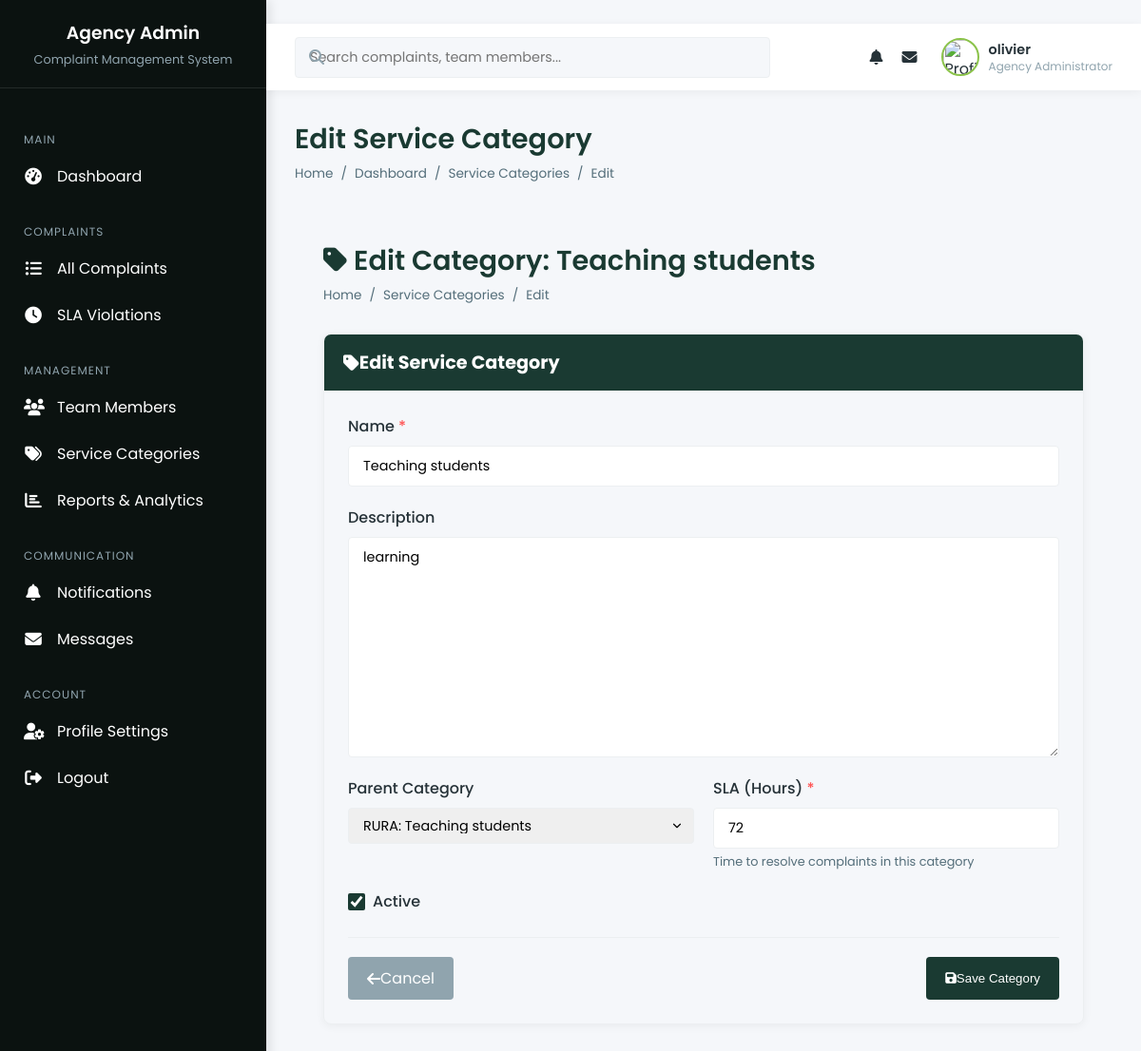
The app's page /service-categories/2/edit/ (signed in) with its own data.
### citizen_management/models.py (models this page shows, shortened)
class User(AbstractUser):
    ROLE_CHOICES = [
        ('citizen', 'Citizen'),
        ('agent', 'Agency Agent'),
        ('agency_admin', 'Agency Administrator'),
        ('super_admin', 'System Administrator'),
    ]
    role = models.CharField(max_length=20, choices=ROLE_CHOICES, default='citizen')
    phone = models.CharField(max_length=20, blank=True)
    profile_picture = models.ImageField(upload_to='profiles/', blank=True)
    email_verified\
        = models.BooleanField(default=False)
    last_login_ip = models.GenericIPAddressField(blank=True, null=True)

class ServiceCategory(models.Model):
    name = models.CharField(max_length=100)
    description = models.TextField(blank=True)
    agency = models.ForeignKey(
        GovernmentAgency,
        on_delete=models.SET_NULL,
        null=True,
        blank=True,
        related_name='categories'
    )
    parent = models.ForeignKey(
        'self',
        on_delete=models.SET_NULL,
        null=True,
        blank=True,
        related_name='subcategories'
    )
    sla_hours = models.PositiveIntegerField(
        default=72,
        help_text="Service Level Agreement - hours to respond"
    )
    is_active = models.BooleanField(default=True)
    class Meta:
        verbose_name_plural = "Service Categories"
        ordering = ['agency__name', 'name']
    def __str__(self):
        return f"{self.agency.short_code if self.agency else 'System'}: {self.name}"

### citizen_management/views.py (the view, shortened to what this page needs)
# urls.py: path('service-categories/<int:pk>/edit/', views.ServiceCategoryUpdateView.as_view(), name='agency_service_category_edit'),
class ServiceCategoryUpdateView(LoginRequiredMixin, AgencyAdminRequiredMixin, UpdateView):
    model = ServiceCategory
    form_class = ServiceCategoryForm
    template_name = 'agency_admin/service_category_form.html'
    success_url = reverse_lazy('agency_service_categories')
    def get_queryset(self):
        return ServiceCategory.objects.filter(agency=GovernmentAgency.objects.get(assigned_user=self.request.user))

### templates/agency_admin/service_category_form.html (shortened to what this page needs)
﻿{% extends "agency_admin/base.html" %}
{% block page_title %}{% if form.instance.pk %}Edit{% else %}Add{% endif %} Service Category{% endblock %}
{% block breadcrumbs %}
<li><a href="{% url 'agency_admin_dashboard' %}">Dashboard</a></li>
<li><a href="{% url 'agency_service_categories' %}">Service Categories</a></li>
<li>{% if form.instance.pk %}Edit{% else %}Add{% endif %}</li>
{% endblock %}
{% block content %}
<div class="content-wrapper">
    <div class="content-header">
        <div class="content-title">
            <h1>
                <i class="fas fa-tag mr-2"></i>
                {% if form.instance.pk %}
                Edit Category: {{ form.instance.name }}
                {% else %}
                Add New Service Category
                {% endif %}
            </h1>
            <ul class="breadcrumb">
                <li><a href="{% url 'agency_admin_dashboard' %}">Home</a></li>
                <li><a href="{% url 'agency_service_categories' %}">Service Categories</a></li>
                <li>{% if form.instance.pk %}Edit{% else %}Add{% endif %}</li>
            </ul>
        </div>
    </div>
    <div class="card" style="max-width: 800px; margin: 0 auto; border: 1px solid var(--border-light); border-radius: 8px; overflow: hidden; box-shadow: 0 2px 10px rgba(0,0,0,0.05);">
        <div class="card-header" style="background-color: var(--primary-color); color: white; padding: 15px 20px;">
            <h3 style="margin: 0; font-size: 1.2rem; display: flex; align-items: center;">
                <i class="fas fa-tag mr-2"></i>
                {% if form.instance.pk %}
                Edit Service Category
                {% else %}
                Create New Service Category
                {% endif %}
            </h3>
        </div>
        <div class="card-body" style="padding: 25px;">
            <form method="post" style="margin: 0;">
                <div style="margin-bottom: 20px;">
                    <label style="display: block; margin-bottom: 8px; font-weight: 500; color: var(--text-dark);">
                        Name <span style="color: var(--error-color);">*</span>
                    </label>
                    {{ form.name }}
                </div>
                <div style="margin-bottom: 20px;">
                    <label style="display: block; margin-bottom: 8px; font-weight: 500; color: var(--text-dark);">
                        Description
                    </label>
                    {{ form.description }}
                </div>
                <div style="display: flex; gap: 20px; margin-bottom: 20px;">
                    <div style="flex: 1;">
                        <label style="display: block; margin-bottom: 8px; font-weight: 500; color: var(--text-dark);">
                            Parent Category
                        </label>
                        {{ form.parent }}
                    </div>
                    <div style="flex: 1;">
                        <label style="display: block; margin-bottom: 8px; font-weight: 500; color: var(--text-dark);">
                            SLA (Hours) <span style="color: var(--error-color);">*</span>
                        </label>
                        {{ form.sla_hours }}
                        <div style="font-size: 0.8rem; color: var(--text-medium); margin-top: 5px;">
                            Time to resolve complaints in this category
                        </div>
                    </div>
                </div>
                <div style="margin-bottom: 25px; display: flex; align-items: center;">
                    {{ form.is_active }}
                    <label for="id_is_active" style="margin-left: 8px; font-weight: 500; color: var(--text-dark); cursor: pointer;">
                        Active
                    </label>
                </div>
                <div style="display: flex; justify-content: space-between; border-top: 1px solid var(--border-light); padding-top: 20px;">
                    <a href="{% url 'agency_service_categories' %}" style="padding: 10px 20px; background-color: var(--text-light); color: white; border-radius: 4px; text-decoration: none; display: inline-flex; align-items: center;">
                        <i class="fas fa-arrow-left mr-2"></i> Cancel
                    </a>
                    <button type="submit" style="padding: 10px 20px; background-color: var(--primary-color); color: white; border: none; border-radius: 4px; cursor: pointer; display: inline-flex; align-items: center;">
                        <i class="fas fa-save mr-2"></i> Save Category
                    </button>
                </div>
            </form>
        </div>
    </div>
</div>
{% endblock %}

### templates/agency_admin/base.html (shortened to what this page needs)
﻿<!DOCTYPE html>
{% load static %}
<html lang="en">
<head>
    <link rel="stylesheet" href="https://cdnjs.cloudflare.com/ajax/libs/font-awesome/6.4.0/css/all.min.css">
</head>
<body>
    <div class="app-container">
        <aside class="sidebar">
            <div class="sidebar-header">
                <h3>{{ user.assigned_agency.name|default:"Agency" }} Admin</h3>
                <p>Complaint Management System</p>
            </div>
            <div class="sidebar-menu">
                <div class="menu-category">Main</div>
                <a href="{% url 'agency_admin_dashboard' %}" class="menu-item {% if request.resolver_match.url_name == 'agency_admin_dashboard' %}active{% endif %}">
                    <i class="fas fa-tachometer-alt"></i>
                    <span>Dashboard</span>
                </a>
                <div class="menu-category">Complaints</div>
                <a href="{% url 'agency_complaint_list' %}" class="menu-item {% if request.resolver_match.url_name == 'agency_complaint_list' %}active{% endif %}">
                    <i class="fas fa-list-ul"></i>
                    <span>All Complaints</span>
                </a>
                <a href="{% url 'agency_sla_violations' %}" class="menu-item {% if request.resolver_match.url_name == 'agency_sla_violations' %}active{% endif %}">
                    <i class="fas fa-clock"></i>
                    <span>SLA Violations</span>
                </a>
                <div class="menu-category">Management</div>
                <a href="{% url 'agency_team_members' %}" class="menu-item {% if request.resolver_match.url_name == 'agency_team_members' %}active{% endif %}">
                    <i class="fas fa-users"></i>
                    <span>Team Members</span>
                </a>
                <a href="{% url 'agency_service_categories' %}" class="menu-item {% if request.resolver_match.url_name == 'agency_service_categories' %}active{% endif %}">
                    <i class="fas fa-tags"></i>
                    <span>Service Categories</span>
                </a>
                <a href="{% url 'agency_reports' %}" class="menu-item {% if request.resolver_match.url_name == 'agency_reports' %}active{% endif %}">
                    <i class="fas fa-chart-bar"></i>
                    <span>Reports & Analytics</span>
                </a>
                <div class="menu-category">Communication</div>
                <a href="{% url 'agency_notifications' %}" class="menu-item {% if request.resolver_match.url_name == 'agency_notifications' %}active{% endif %}">
                    <i class="fas fa-bell"></i>
                    <span>Notifications</span>
                </a>
                <a href="{% url 'agency_messages' %}" class="menu-item {% if request.resolver_match.url_name == 'agency_messages' %}active{% endif %}">
                    <i class="fas fa-envelope"></i>
                    <span>Messages</span>
                </a>
                <div class="menu-category">Account</div>
                <a href="{% url 'agency_profile' %}" class="menu-item {% if request.resolver_match.url_name == 'agency_profile' %}active{% endif %}">
                    <i class="fas fa-user-cog"></i>
                    <span>Profile Settings</span>
                </a>
                <a href="{% url 'logout' %}" class="menu-item">
                    <i class="fas fa-sign-out-alt"></i>
                    <span>Logout</span>
                </a>
            </div>
        </aside>
        <div class="main-content">
            <nav class="top-nav">
                <div class="search-bar">
                    <i class="fas fa-search"></i>
                    <input type="text" placeholder="Search complaints, team members...">
                </div>
                <div class="nav-actions">
                    <div class="nav-item dropdown" id="notifications-dropdown">
                        <i class="fas fa-bell"></i>
                    </div>
                    <div class="nav-item dropdown" id="messages-dropdown">
                        <i class="fas fa-envelope"></i>
                    </div>
                    <div class="user-profile dropdown" id="profile-dropdown">
                        <img src="#" alt="Profile">
                        <div class="user-info">
                            <div class="user-name">{{ user.get_full_name|default:user.username }}</div>
                            <div class="user-role">{{ user.get_role_display }}</div>
                        </div>
                    </div>
                </div>
            </nav>
            <div class="content-wrapper">
                <div class="content-header">
                    <div class="content-title">
                        <h1>{% block page_title %}Dashboard{% endblock %}</h1>
                        <ul class="breadcrumb">
                            <li><a href="{% url 'agency_admin_dashboard' %}">Home</a></li>
                            {% block breadcrumbs %}{% endblock %}
                        </ul>
                    </div>
                </div>
                {% block content %}{% endblock %}
            </div>
        </div>
    </div>
</body>
</html>

### records on screen
User: get_full_name "olivier", role "Agency Administrator"
ServiceCategory: instance.name "Teaching students", name "Teaching students", description "learning", parent "RURA: Teaching students", sla_hours "72", is_active "☑"

### other values on screen
{{ user.assigned_agency.name|default:"Agency" }} "Agency"
